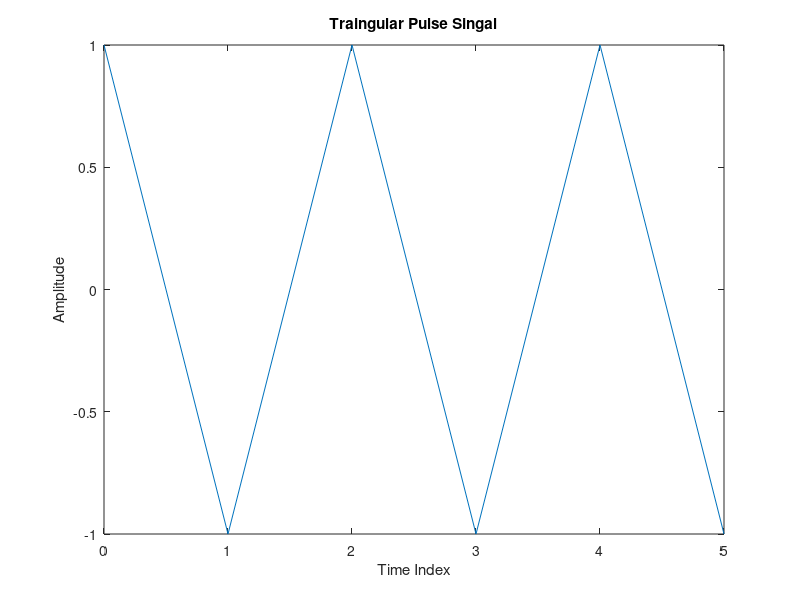

MATLAB code for this plot:
v = 10;
f0 = 1;
w0 = 2 * pi * f0;
T = 1 / f0;
D = 0.5;
dT = T / 512;
t = 0 : 5;
y = (-1) .^t;
plot(t, y);
xlabel('Time Index');
ylabel('Amplitude');
title('Traingular Pulse Singal');